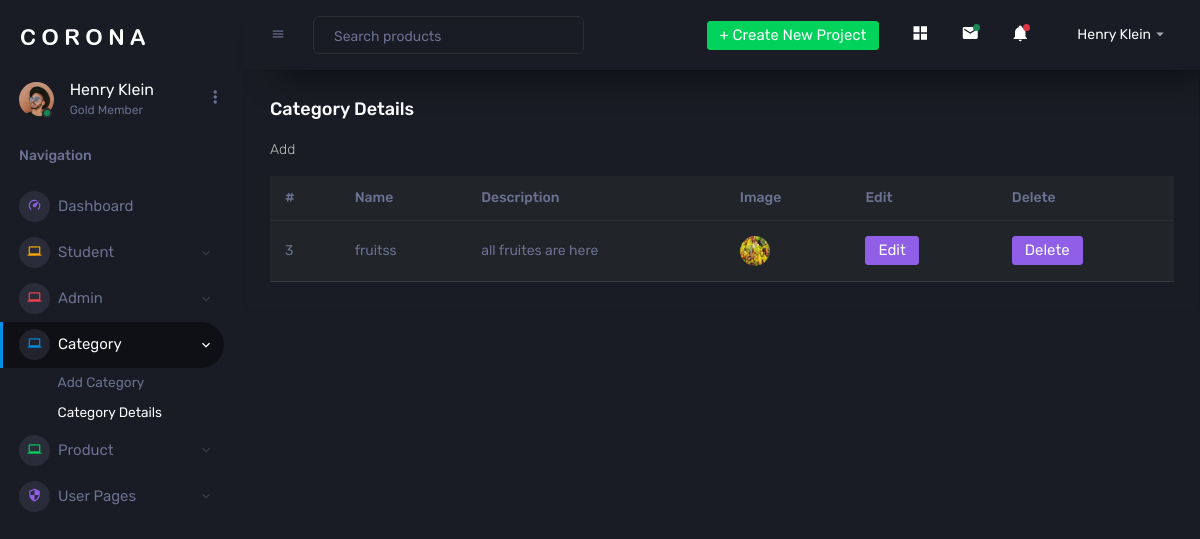
Page /displaycategory on the earlier database version.
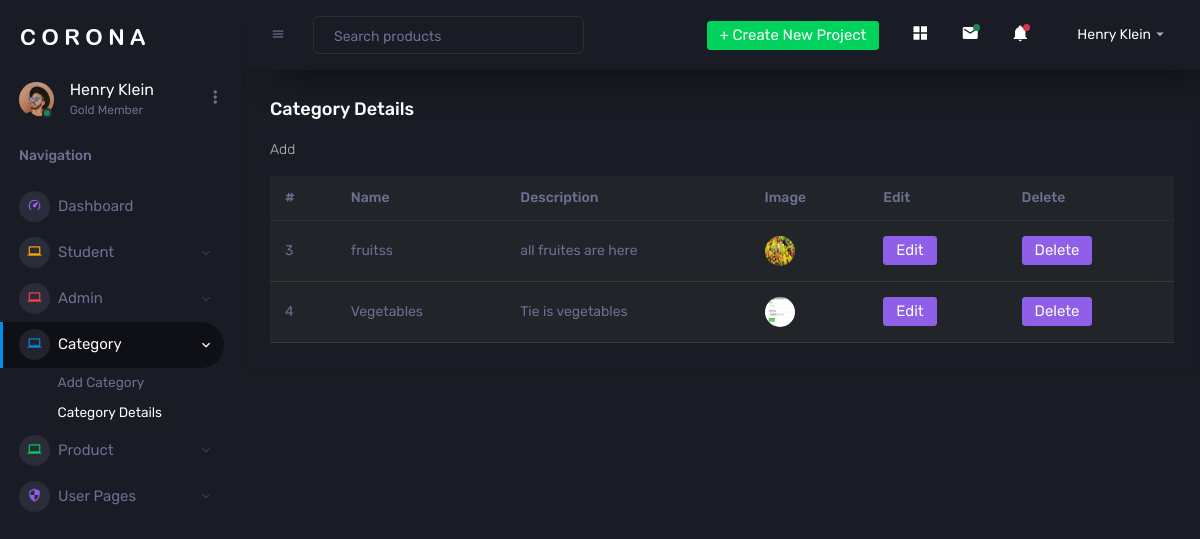
Same page on the later database version.
### myapp/models.py (models this page shows)
class Category(models.Model):
    CName = models.CharField(max_length=100, null=True, blank=True)
    CDesc = models.CharField(max_length=100, null=True, blank=True)
    CImage = models.ImageField(upload_to="category", null=True, blank=True)

### myapp/views.py (the view)
# urls.py: path('displaycategory',views.displaycategory,name="displaycategory"),
def displaycategory(request):
    data=Category.objects.all()
    return render(request,"displaycategory.html",{'data':data})

### templates/displaycategory.html (shortened to what this page needs)
<!DOCTYPE html>
{% extends 'index.html' %}
{% block content %}
<html lang="en">
<head>
</head>
<body>
  <div class="col-lg-12 grid-margin stretch-card">
                <div class="card">
                  <div class="card-body">
                    <h4 class="card-title">Category Details</h4>
                    <p class="card-description">Add
                    </p>
                    <div class="table-responsive">
                      <table class="table table-dark">
                        <thead>
                          <tr>
                            <th> # </th>
                            <th> Name </th>
                            <th> Description </th>
                            <th> Image </th>
                            <th> Edit </th>
                            <th> Delete </th>
                          </tr>
                        </thead>
                        <tbody>
                        {% for i in data %}
                          <tr>
                            <td>{{i.id}}</td>
                            <td>{{i.CName}}</td>
                            <td>{{i.CDesc}}</td>
                            <td>
                              <img src="{{i.CImage.url}}" >
                            </td>
                            <td>
                            <form action="{% url 'editcategory' dataid=i.id %}">
                                <button class="btn edit btn-info">Edit</button>
                            </form>
                            </td>
                            <td>
                              <form action="{% url 'deletecategory' dataid=i.id %}">
                                <button class="btn edit btn-info">Delete</button>
                            </form>
                            </td>
                          </tr>
                        {% endfor %}
                        </tbody>
                      </table>
                    </div>
                  </div>
                </div>
              </div>
</body>
</html>
{% endblock %}

Differences in the rows shown:
added Category: id "4", CName "Vegetables", CDesc "Tie is vegetables", CImage (picture)
